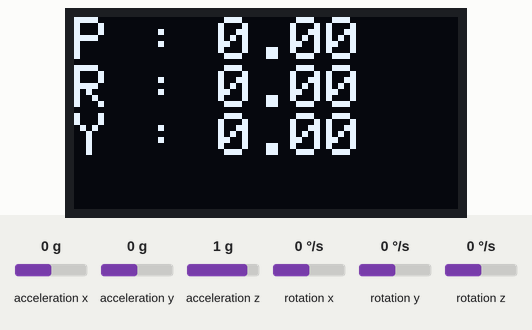
Bench run of a sketch on a simulated Arduino Uno, built with avr-gcc and run on an emulated ATmega328P. On the bench: 128×64 one-colour display. The inputs (shaded band) are chosen by the test bench; at power-on: rotation z 0 °/s, acceleration x 0 g, acceleration y 0 g, acceleration z 1 g, rotation x 0 °/s, rotation y 0 °/s.

Above: at 4.2 s.
4.3 s: rotation z set to -192 °/s
At 5.04 s:
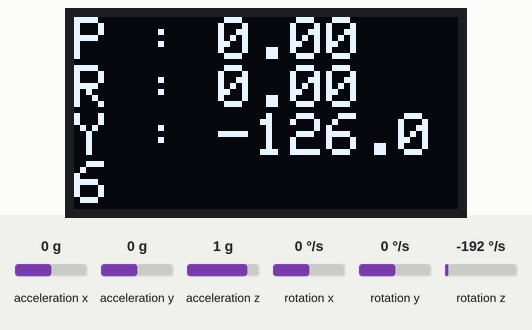
5.9 s: acceleration x set to -1.4 g
At 6.64 s:
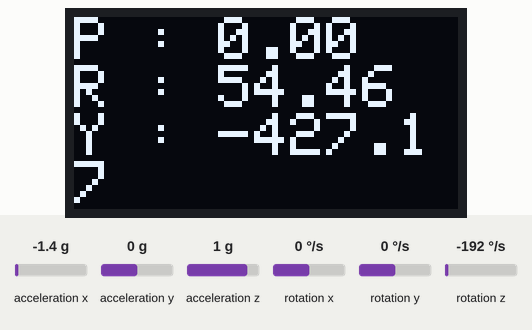
7.4 s: acceleration y set to -1.4 g
At 8.41 s:
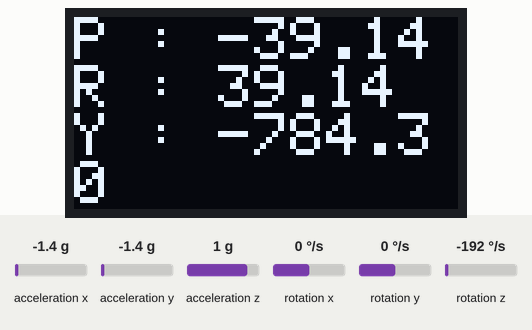
8.9 s: acceleration z set to -1.4 g
At 8.95 s:
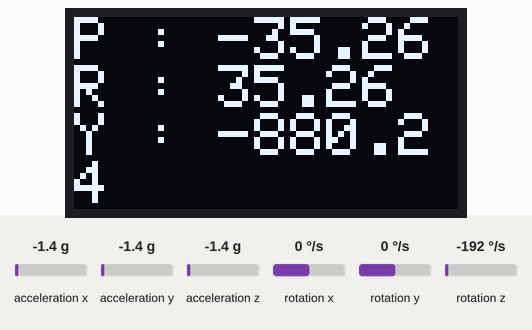

The sketch:

MPU6050_RPY_Display.ino
```cpp
// (licence header left out)
 #include <Wire.h>
 #include <Adafruit_GFX.h>
 #include <Adafruit_SSD1306.h>
 #include <MPU6050_light.h>
# define SCREEN_WIDTH 128 // OLED display width, in pixels
# define SCREEN_HEIGHT 64 // OLED display height, in pixels
 // Declaration for an SSD1306 display connected to I2C (SDA, SCL pins)
 Adafruit_SSD1306 display(SCREEN_WIDTH, SCREEN_HEIGHT, &Wire);
 MPU6050 mpu(Wire);
 unsigned long timer = 0;
 void setup() {
   Serial.begin(115200);                           // Ensure serial monitor set to this value also
   if(!display.begin(SSD1306_SWITCHCAPVCC, 0x3C))  // Address 0x3C for most of these displays, if doesn't work try 0x3D
   {
     Serial.println(F("SSD1306 allocation failed"));
     for(;;);                                      // Don't proceed, loop forever
   }
   display.setTextSize(1);
   display.setTextColor(SSD1306_WHITE);            // Draw white text
   display.clearDisplay();
   Wire.begin();
   mpu.begin();
   display.println(F("Calculating gyro offset, do not move MPU6050"));
   display.display();
   mpu.calcGyroOffsets();                          // This does the calibration
   display.setTextSize(2);
 }
 void loop() {
   mpu.update();
   if((millis()-timer)>10)                         // print data every 10ms
   {
     display.clearDisplay();                       // clear screen
     display.setCursor(0,0);
     display.print("P : ");
     display.println(mpu.getAngleX());
     display.print("R : ");
     display.println(mpu.getAngleY());
     display.print("Y : ");
     display.print(mpu.getAngleZ());
     display.display();                            // display data
     timer = millis();
   }
 }
```

Measured:
- after the input at 4.3 s, the display: first changes after 0.07 s (image 1 shows a later state)
